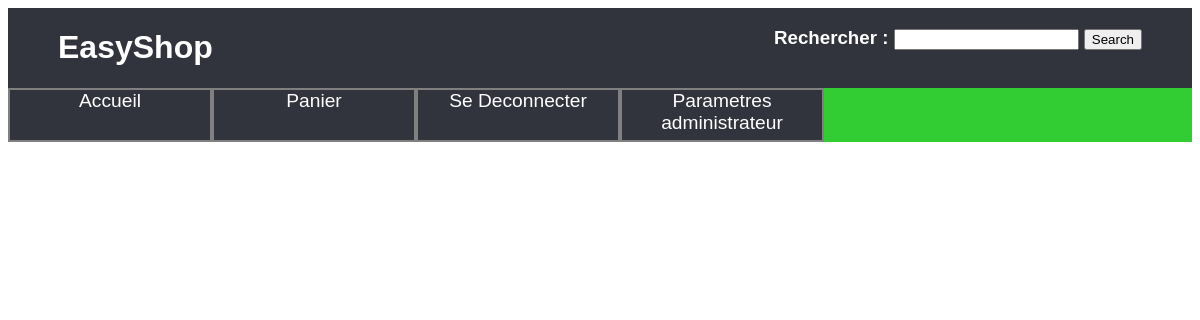
Page /controleur/afficherPanier.ctrl.php (signed in) on the earlier database version.
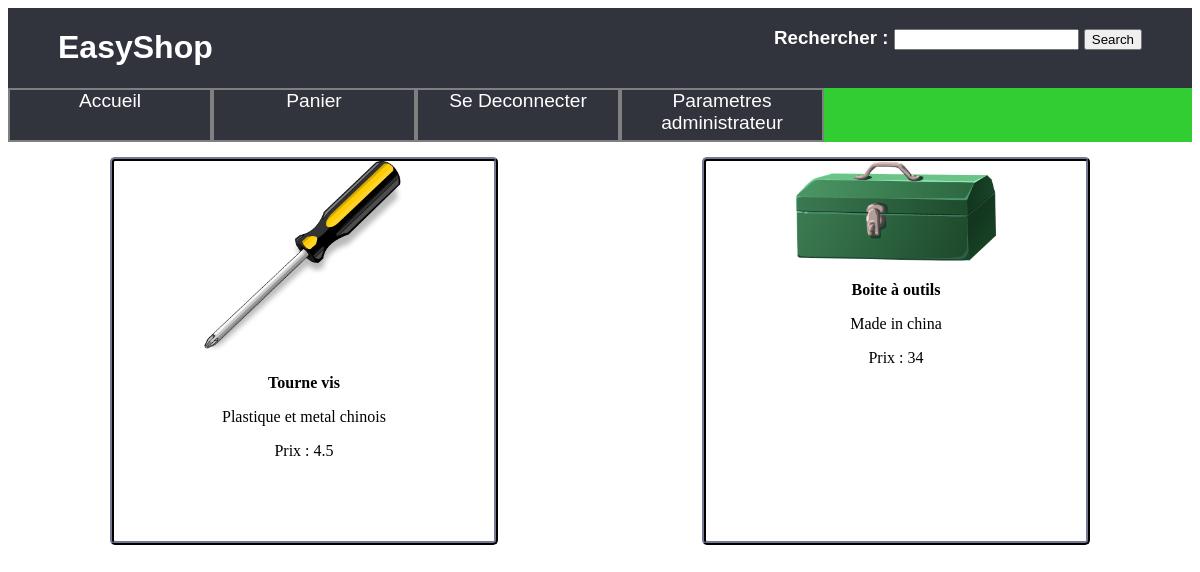
Same page on the later database version.
### tables this page shows
CREATE TABLE panier (
	id varchar(100) PRIMARY KEY,
	listeObjet INTEGER,
	idClient varchar(100),
	refArticle INTEGER,
	FOREIGN KEY(idClient) REFERENCES clients(id),
	FOREIGN KEY(refArticle) REFERENCES article(ref)
);

CREATE TABLE article (
	ref INTEGER PRIMARY KEY,
	intitulé TEXT,
	categorie INTEGER,
	info TEXT,
    prix float,
	image TEXT,
	reduction float,
	FOREIGN KEY(categorie) REFERENCES categorie(id)

);

### controleur/afficherPanier.ctrl.php (called while the page is built, shortened)
<?php
    include_once('../model/DAO.class.php');
    $GLOBALS['panierClient']= $dao->getPanier($_SESSION['idClient']);
    include('../vue/VuePanier.php');
 ?>

### model/DAO.class.php (called while the page is built, shortened)
<?php
    $dao = new DAO();
    class DAO {
        private $db;
        private $database = 'sqlite:../data/DB.db';
        function __construct() {
            try {
                $this->db= new PDO($this->database);
            } catch(PDOException $e){
                die("erreur de connexion:".$e->getMessage());
            }
        }
        function getArticleSingulier(int $ref): array {
            $req="Select * from article where ref=$ref;";
            $sth=$this->db->query($req);
            $result=$sth->fetchAll(PDO::FETCH_CLASS,'article');
            return $result;
        }
        function getPanier($idClient): array {
            $req="Select * from panier where \"$idClient\"=idClient;";
            $sth=$this->db->query($req);
            $result=$sth->fetchAll(PDO::FETCH_CLASS,'panier');
            return $result;
        }
    }
    ?>

### vue/function.vue.php (the view, shortened to what this page needs)
<?php
function afficherVueArticleSingulierPanier($article): string {
    $result='<img src="../data/img/'.$article->image.'" alt="image correspondant a l\'objet">';
    $result .= '<p><b>'.$article->intitulé.'</b></p>';
    $result .=  '<p>'.$article->info.'</p>';
    if($article->reduction==0){
        $result .=  '<p>Prix : '.$article->prix.'</p>';
    }else{
        $prixCal = $article->prix * (1-($article->reduction/100));
        $result .=  '<p>Prix : '.$prixCal.'</p>';
    }
    return $result;
}
 ?>

### vue/VuePanier.php (shortened to what this page needs)
<!DOCTYPE html>
<?php
require_once('../vue/function.vue.php');
 ?>
<html lang="fr">
  <head>
      <link rel="stylesheet" type="text/css" href="../vue/StylePanier.css">
    </head>
    <body>
        <?php include_once('../vue/VueBandeauSite.php') ?>
        <section>
            <?php
                foreach ($GLOBALS["panierClient"] as $value) {
                    echo'<article>';
                      $ref=$value->refArticle;
                      $article=$dao->getArticleSingulier($ref);
                      echo afficherVueArticleSingulierPanier($article[0]);
                    echo'</article>';
                }
            ?>
      </section>
    </body>
</html>

### vue/VueBandeauSite.php
<header>
<div id=conteneur1>
    <h1>EasyShop</h1>
    <h3>
      <form class="" action="resultatRecherche.ctrl.php" method="post">
          <label for="BR">Rechercher : </label>
          <input type="text" id="BR" name="BarreRecherche">
          <input type="submit" value="Search">
      </form>
    </h3>
</div>
 <div id=conteneur2>
      <a href="../controleur/afficherAccueil.ctrl.php">Accueil</a>
 <?php
    if(isset($_SESSION["idClient"])){
        echo '<a href="../controleur/afficherPanier.ctrl.php?"> Panier</a>';
        echo '<a href="../controleur/seDeconnecter.ctrl.php">Se Deconnecter</a>';
        if($_SESSION['administrateur']){
            echo '<a href="../controleur/afficherParametreAdmin.ctrl.php">Parametres administrateur</a>';
        }
    }else{
        echo'<a href="../controleur/afficherSIndentifier.ctrl.php"> Identifiez-vous ! </a>';
        echo'<a href="../controleur/seCreerUnCompte.ctrl.php"> Se Creer Un Compte ! </a>';
    }
?>
</div>
</header>

### vue/StylePanier.css (style rules this page uses)
img { max-width: 200px; height: auto; }
article { text-align: center; }
h1 { color : white; }
h3 { color: white; }
#conteneur1 { display: flex; background-color: #31333D; justify-content: space-between; padding-left: 50px; padding-right: 50px; font-family: sans-serif; }
#conteneur2 { display: flex; flex-wrap: nowrap; background-color: #32CD32; color : #31333D; }
#conteneur2>a { width: 200px; height: 50px; text-decoration: none; color: white; background-color: #31333D; border : 2px solid grey; display: block; font-size: 120%; text-align: center; font-family: sans-serif; }
section { display: flex; flex-wrap: wrap; justify-content: space-around; }
section>article { margin : 15px; width: 380px; height: 380px; border: solid 4px #31333D; border-radius: 5px; border-style: ridge; }

Differences in the rows shown:
now on this page (row edited): panier: article.image (picture), article.intitulé "Tourne vis", article.info "Plastique et metal chinois", article.prix+reduction "4.5", refArticle.image (picture), refArticle.intitulé "Boite à outils", refArticle.info "Made in china", refArticle.reduction "34"
